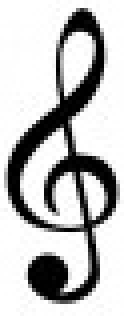
%> input picture martinBranch/Gklave.jpg, 31 x 79 px (shown 4 times larger)
$ octave --eval "result = StaffLines(imread('Gklave.jpg'));"   (GNU Octave 9; MATLAB toolbox functions it lacks are replaced by stand-ins)
%> lines starting %> are read from the running program, lines starting %| are printed output that depends on the picture; in (x1, y1, x2, y2) boxes, pixels count from 0 and x2, y2 are one past the last pixel; in counts of white or black regions, pixels touching at a corner belong together; the program's own positions count from 1
function [notes, lines] = StaffLines(Im)
%% By using morphological operations the staff lines are deleted.
level = graythresh(rgb2gray(Im));
%> level = 0.527
BW = im2bw(rgb2gray(Im),level);
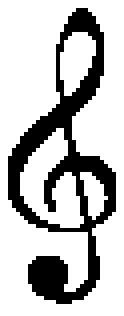
%> BW: size 79x31 logical (shown 4 times larger); 74.8% white; 1 black region, box (x1, y1, x2, y2) and area: (2, 2, 29, 76) 618
BW = imcomplement(BW);
%> BW: size 79x31 logical; 25.2% white; 1 white region, box (x1, y1, x2, y2) and area: (2, 2, 29, 76) 618

notes = imopen(BW, strel('disk',2));
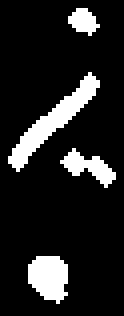
%> notes: size 79x31 logical (shown 4 times larger); 13.4% white; 4 white regions, box (x1, y1, x2, y2) and area: (2, 18, 25, 43) 142, (7, 64, 17, 76) 92, (15, 37, 29, 47) 60, (17, 2, 25, 9) 35

lines = imopen(BW, ones(4,1));
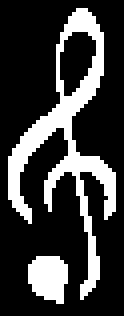
%> lines: size 79x31 logical (shown 4 times larger); 23.4% white; 2 white regions, box (x1, y1, x2, y2) and area: (2, 2, 29, 75) 480, (7, 64, 17, 76) 94

end
